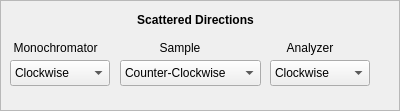
   <widget class="QFrame" name="dirs_frame">
    <property name="geometry">
     <rect>
      <x>680</x>
      <y>700</y>
      <width>400</width>
      <height>111</height>
     </rect>
    </property>
    <property name="minimumSize">
     <size>
      <width>400</width>
      <height>91</height>
     </size>
    </property>
    <property name="frameShape">
     <enum>QFrame::StyledPanel</enum>
    </property>
    <property name="frameShadow">
     <enum>QFrame::Raised</enum>
    </property>
    <widget class="QLabel" name="dirs_label">
     <property name="geometry">
      <rect>
       <x>70</x>
       <y>10</y>
       <width>251</width>
       <height>20</height>
      </rect>
     </property>
     <property name="minimumSize">
      <size>
       <width>131</width>
       <height>16</height>
      </size>
     </property>
     <property name="text">
      <string>&lt;html&gt;&lt;head/&gt;&lt;body&gt;&lt;p&gt;&lt;span style=&quot; font-weight:600;&quot;&gt;Scattered Directions&lt;/span&gt;&lt;/p&gt;&lt;/body&gt;&lt;/html&gt;</string>
     </property>
     <property name="alignment">
      <set>Qt::AlignCenter</set>
     </property>
    </widget>
    <widget class="QLabel" name="sample_dir_label">
     <property name="geometry">
      <rect>
       <x>130</x>
       <y>40</y>
       <width>100</width>
       <height>16</height>
      </rect>
     </property>
     <property name="minimumSize">
      <size>
       <width>100</width>
       <height>16</height>
      </size>
     </property>
     <property name="text">
      <string>Sample</string>
     </property>
     <property name="alignment">
      <set>Qt::AlignCenter</set>
     </property>
    </widget>
    <widget class="QLabel" name="ana_dir_label">
     <property name="geometry">
      <rect>
       <x>260</x>
       <y>40</y>
       <width>100</width>
       <height>16</height>
      </rect>
     </property>
     <property name="minimumSize">
      <size>
       <width>100</width>
       <height>16</height>
      </size>
     </property>
     <property name="text">
      <string>Analyzer</string>
     </property>
     <property name="alignment">
      <set>Qt::AlignCenter</set>
     </property>
    </widget>
    <widget class="QComboBox" name="sample_dir_select">
     <property name="geometry">
      <rect>
       <x>120</x>
       <y>60</y>
       <width>141</width>
       <height>26</height>
      </rect>
     </property>
     <property name="minimumSize">
      <size>
       <width>100</width>
       <height>26</height>
      </size>
     </property>
     <property name="currentIndex">
      <number>1</number>
     </property>
     <item>
      <property name="text">
       <string>Clockwise</string>
      </property>
     </item>
     <item>
      <property name="text">
       <string>Counter-Clockwise</string>
      </property>
     </item>
    </widget>
    <widget class="QComboBox" name="mono_dir_select">
     <property name="geometry">
      <rect>
       <x>10</x>
       <y>60</y>
       <width>100</width>
       <height>26</height>
      </rect>
     </property>
     <property name="minimumSize">
      <size>
       <width>100</width>
       <height>26</height>
      </size>
     </property>
     <item>
      <property name="text">
       <string>Clockwise</string>
      </property>
     </item>
     <item>
      <property name="text">
       <string>Counter-Clockwise</string>
      </property>
     </item>
    </widget>
    <widget class="QLabel" name="mono_dir_label">
     <property name="geometry">
      <rect>
       <x>0</x>
       <y>40</y>
       <width>111</width>
       <height>16</height>
      </rect>
     </property>
     <property name="minimumSize">
      <size>
       <width>100</width>
       <height>16</height>
      </size>
     </property>
     <property name="text">
      <string>Monochromator</string>
     </property>
     <property name="alignment">
      <set>Qt::AlignCenter</set>
     </property>
    </widget>
    <widget class="QComboBox" name="ana_dir_select">
     <property name="geometry">
      <rect>
       <x>270</x>
       <y>60</y>
       <width>100</width>
       <height>26</height>
      </rect>
     </property>
     <property name="minimumSize">
      <size>
       <width>100</width>
       <height>26</height>
      </size>
     </property>
     <item>
      <property name="text">
       <string>Clockwise</string>
      </property>
     </item>
     <item>
      <property name="text">
       <string>Counter-Clockwise</string>
      </property>
     </item>
    </widget>
   </widget>
